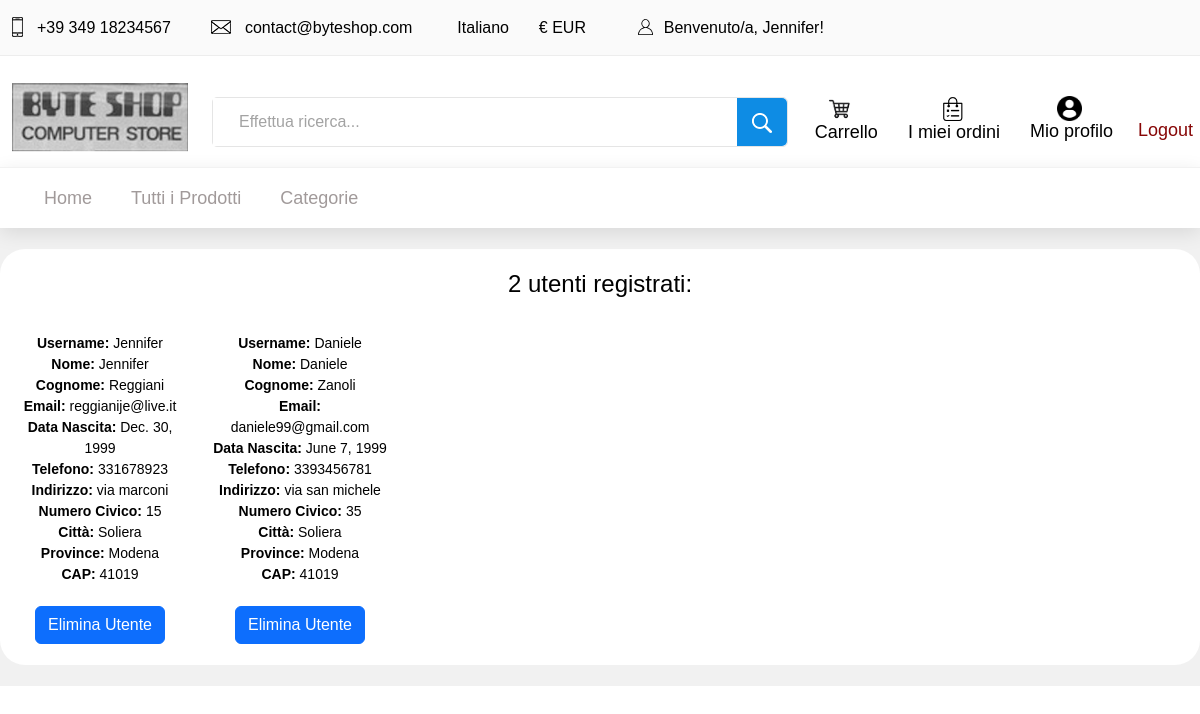
Before: /authentication/users (signed in) with the older database file.
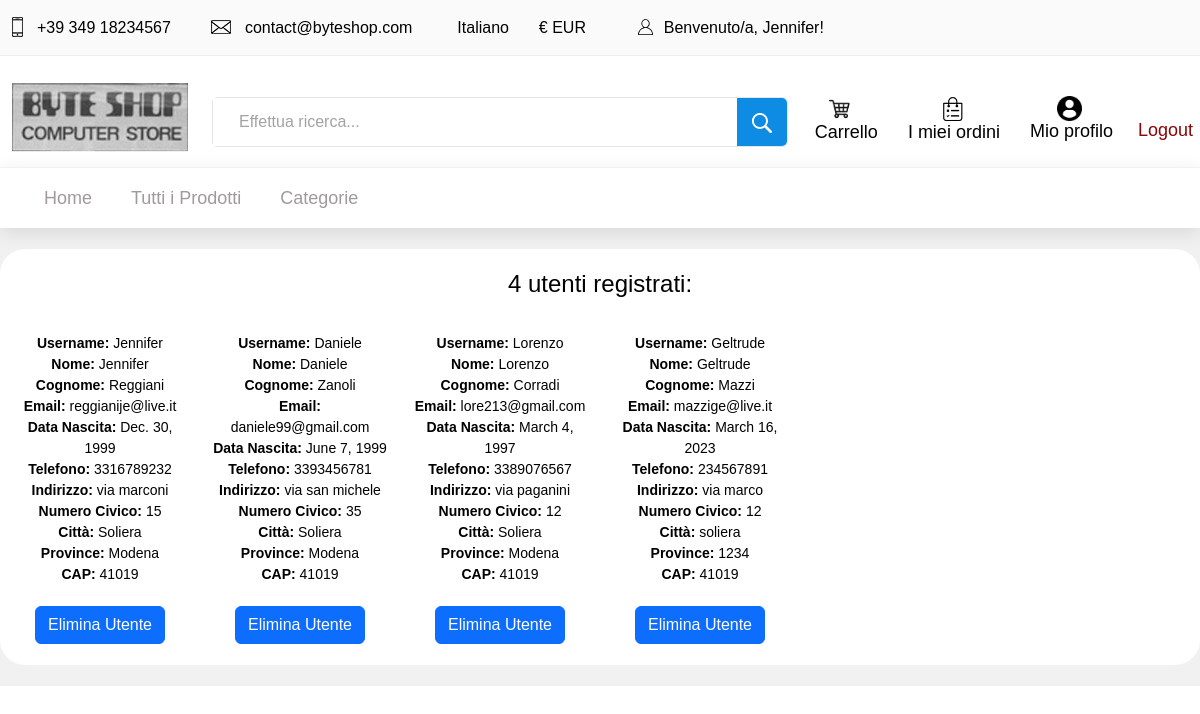
After: the same page with the newer database file.
### authentication/models.py (models this page shows)
class Client (models.Model):
    user = models.OneToOneField(User, on_delete=models.CASCADE)
    profile_image = models.ImageField(blank=True, null=True, default="unknown.jpeg")
    telephone = models.CharField( max_length=15)
    address= models.CharField(max_length=30)
    house_number= models.IntegerField(default=1)
    city= models.CharField(max_length=40)
    province= models.CharField(max_length=40)
    cap= models.IntegerField(default=11111)
    birth_date= models.DateField(null=True, blank=True)

### authentication/views.py (the view)
# urls.py: path('users',views.users,name="users"),
@login_required
def users(request):
    templ="authentication/users.html"
    clients=Client.objects.all()
    ctx={"listaclients":clients}
    return render(request,template_name=templ,context=ctx)

### authentication/templates/authentication/users.html (shortened to what this page needs)
{% extends 'base.html' %}
{% block head %}
{% load static %}
<link rel="stylesheet" type="text/css" href="{% static '/css/style.css' %}">
{% endblock %}
{% block content %}
{% include "header.html" %}
<center>
    <br>
    {% if listaclients.count > 0 %}
        <div class="container-fluid" style="background-color:white;border-radius:25px;">
            <br>
            <div class="row">
                {% if listaclients.count == 1 %}
                    <h3>  Un solo utente registrato:  </h3>
                    <br> <br>
                {% else %}
                    <h3> {{listaclients.count}} utenti registrati: </h3>
                    <br> <br>
                {% endif %}
                {% for l in listaclients %}
                    <div class="col-2">
                        <br>
                        <label for="username"> <b> Username: </b> {{l.user.username}} <br>
                        <label for="name"> <b> Nome: </b> {{l.user.first_name}} <br>
                        <label for="surname"> <b> Cognome: </b> {{l.user.last_name}} <br>
                        <label for="email"> <b> Email: </b> {{l.user.email}} <br>
                        <label for="birth_date"> <b> Data Nascita: </b> {{l.birth_date}} <br>
                        <label for="telephone"> <b> Telefono: </b> {{l.telephone}} <br>
                        <label for="address"> <b> Indirizzo: </b> {{l.address}} <br>
                        <label for="house_number"> <b> Numero Civico: </b> {{l.house_number}} <br>
                        <label for="city"> <b> Città: </b> {{l.city}} <br>
                        <label for="province"> <b> Province: </b> {{l.province}} <br>
                        <label for="cap"> <b> CAP: </b> {{l.cap}} <br>
                        <br>
                        <a class="btn btn-primary" onclick="return confirm('Sei sicuro di voler eliminare questo utente?')" href="delete_user/{{l.id}}" role="button">Elimina Utente</a>
                        <br> <br>
                    </div>
                {% endfor %}
            </div>
        </div>
        <br>
    {% else %}
        <h4> <b>Non sono presenti utenti registrati </b> </h4> <br> <br>
    {% endif %}
</center>
{% endblock %}

### templates/base.html (shortened to what this page needs)
<!doctype html>
<html lang="en">
  <head>
    <link href="https://cdn.jsdelivr.net/npm/bootstrap@5.3.0-alpha1/dist/css/bootstrap.min.css" rel="stylesheet">
    {% block head %} {% endblock %}
</head>
  <body>
    {% block content %}
    {% endblock %}
  </body>
</html>

### templates/header.html (shortened to what this page needs)
<header class="header">
    <div class="top_bar">
        <div class="container">
            <div class="row">
                <div class="col d-flex flex-row">
                    <div class="top_bar_contact_item"><div class="top_bar_icon"><img src="../../static/img/phone.png" class="img-fluid"></div>+39 349 18234567</div>
                    <div class="top_bar_contact_item"><div class="top_bar_icon"><img src="../../static/img/mail.png"  class="img-fluid"></div>contact@byteshop.com</div>
                    <div class="top_bar_content ml-auto">
                        <div class="top_bar_menu">
                            <ul class="standard_dropdown top_bar_dropdown">
                                <li>
                                    <a> Italiano  </a>
                                </li>
                                <li>
                                    <a> € EUR </a>
                                </li>
                            </ul>
                        </div>
                        {% if user.is_authenticated %}
                        <div class="top_bar_user">
                            <div class="user_icon"><img src="../../static/img/user.svg"  class="img-fluid"></div>
                            <a>Benvenuto/a, {{user.username}}! </a>
                        </div>
                        {% else%}
                        <div class="top_bar_user">
                            <div class="user_icon"><img src="../../static/img/user.svg"  class="img-fluid"></div>
                            <div><a href="../../authentication/client/signup">Registrati</a></div>
                            <div><a href="../../authentication/client/signin">Login</a></div>
                        </div>
                        {%endif%}
                    </div>
                </div>
            </div>
        </div>
    </div>
    <div class="header_main">
        <div class="container">
            <br>
            <div class="row">
                <div class="col-lg-2 col-sm-3 col-3 order-1">
                    <div class="logo_container">
                        <div class="logo"> <a href="../../ "> <img src="../../static/img/byte_shop_logo.png" class="img-fluid" alt="logo"> </a> </div>
                    </div>
                </div>
                <div class="col-lg-6 col-12 order-lg-2 order-3 text-lg-left text-right">
                    <div class="header_search">
                        <div class="header_search_content">
                            <div class="header_search_form_container">
                                <form method="GET" action="{% url 'products:search' %}" class="header_search_form clearfix" >
                                    {% if not user.is_staff %}
                                        <input type="search" name="search" required="required" class="header_search_input" placeholder="Effettua ricerca...">
                                        <button type="submit" class="header_search_button trans_300" value="Submit"><img src="../../static/img/search.png" class="img-fluid" ></button>
                                    {% endif %}
                                </form>
                            </div>
                        </div>
                    </div>
                </div>
                {% if user.is_authenticated %}
                <div class="col-lg-4 col-9 order-lg-3 order-4 text-lg-left text-right">
                    <div class="orders_cart_profile d-flex flex-row align-items-center justify-content-end">
                        <div class="orders d-flex flex-row align-items-center justify-content-end">
                            {% if not user.is_staff %}
                            <div class="cart_content">
                                <div class="cart_icon">
                                    <img src="../../static/img/shop_cart.jpg"height="30" width="30"  alt="">
                                </div>
                                <div class="cart_text">
                                    <a href="../../cart/carrello">Carrello</a>
                                </div>
                            </div>
                            <div class="orders_content">
                                <div class="orders_icon">
                                    <img src="../../static/img/orders_icon.png" height="30" width="25" alt="">
                                </div>
                                <div class="orders_text">
                                    <a href="../../orders/my_orders">I miei ordini</a>
                                </div>
                            </div>
                            {% endif %}
                            <div class="profile_content">
                                <div class="profile_icon">
                                    <img src="../../static/img/icona_profilo.png" height="25" width="25" alt="">
                                </div>
                                    <div class="profile_text">
                                        <a href="../../authentication/profile"> Mio profilo</a>
                                    </div>
                            </div>
                            {% if user.is_authenticated %}
                            <div class="logout-content">
                                <div class="logout_text">
                                    <a href="../../authentication/signout"> Logout </a>
                                </div>
                            </div>
                            {% endif%}
                        </div>
                    </div>
                </div>
                {% endif%}
            </div>
        </div>
    </div>
    <nav class="main_nav">
        <div class="container">
            <div class="row">
                <div class="col">
                    <div class="main_nav_content d-flex flex-row">
                        <div class="main_nav_menu">
                            <ul class="standard_dropdown main_nav_dropdown">
                                <li><a href="../../ ">Home</a></li>
                                {% if user.is_authenticated and user.is_staff%}
                                    <li> <a href="../../products/allproducts">Prodotti inseriti<i class="fas fa-chevron-down"> </i> </a>  </li>
                                {% else %}
                                    <li> <a href="../../products/allproducts"> Tutti i Prodotti </a>  </li>
                                {% endif %}
                                {% if user.is_authenticated and user.is_staff%}
                                <li class="hassubs">
                                        <a href="#">Aggiungi Prodotto<i class="fas fa-chevron-down"></i></a>
                                        <ul>
                                            <li>
                                                <a href="../../products/add_product/computer">Computer<i class="fas fa-chevron-down computer"></i></a>
                                            </li>
                                            <li>
                                                <a href="../../products/add_product/smartphone">Smartphone<i class="fas fa-chevron-down smartphone"></i></a>
                                            </li>
                                            <li>
                                                <a href="../../products/add_product/televisore">Televisore<i class="fas fa-chevron-down computer"></i></a>
                                            </li>
                                            <li>
                                                <a href="../../products/add_product/cover">Cover<i class="fas fa-chevron-down computer"></i></a>
                                            </li>
                                            <li>
                                                <a href="../../products/add_product/cuffie">Cuffie<i class="fas fa-chevron-down computer"></i></a>
                                            </li>
                                        </ul>
                                </li>
                                <li class="hassubs">
                                    <a href="../../orders/my_orders">Ordini Prodotti<i class="fas fa-chevron-down"></i></a>
                                </li>
                                <li class="hassubs">
                                    <a href="../../authentication/users">Gestisci Utenti<i class="fas fa-chevron-down"></i></a>
                                </li>
                                {% else %}
                                <li class="hassubs">
                                        <a href="#">Categorie</a>
                                </li>
                                {% endif %}
                            </ul>
                        </div>
                    </div>
                </div>
            </div>
        </div>
    </nav>
</header>

Changed rows visible on the page:
changed Client "Dec. 30, 1999": telephone "331678923" → "3316789232"
added Client: user.username "Lorenzo", user.first_name "Lorenzo", user.last_name "Corradi", user.email "lore213@gmail.com", birth_date "March 4, 1997", telephone "3389076567", address "via paganini", house_number "12", city "Soliera", province "Modena", cap "41019"
added Client: user.username "Geltrude", user.first_name "Geltrude", user.last_name "Mazzi", user.email "mazzige@live.it", birth_date "March 16, 2023", telephone "234567891", address "via marco", house_number "12", city "soliera", province "1234", cap "41019"
Other visible differences:
{{ listaclients.count }}: "2" → "4"
